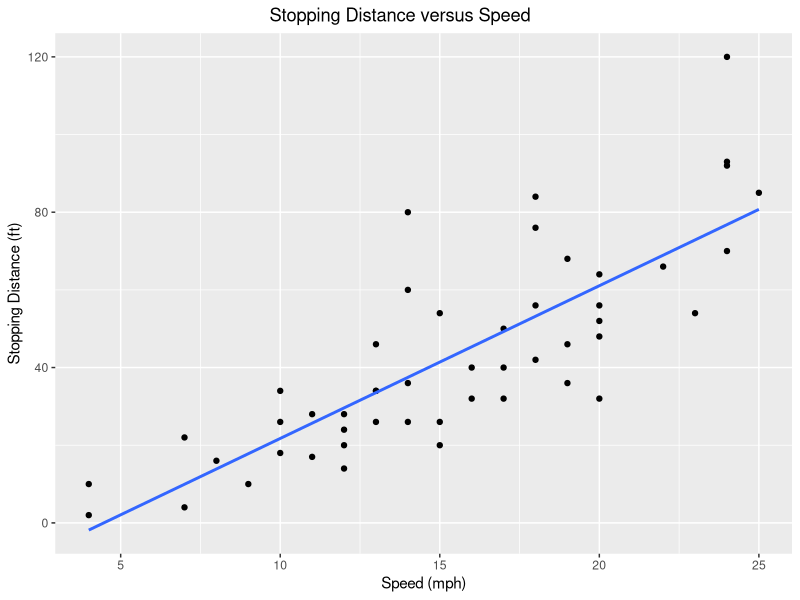
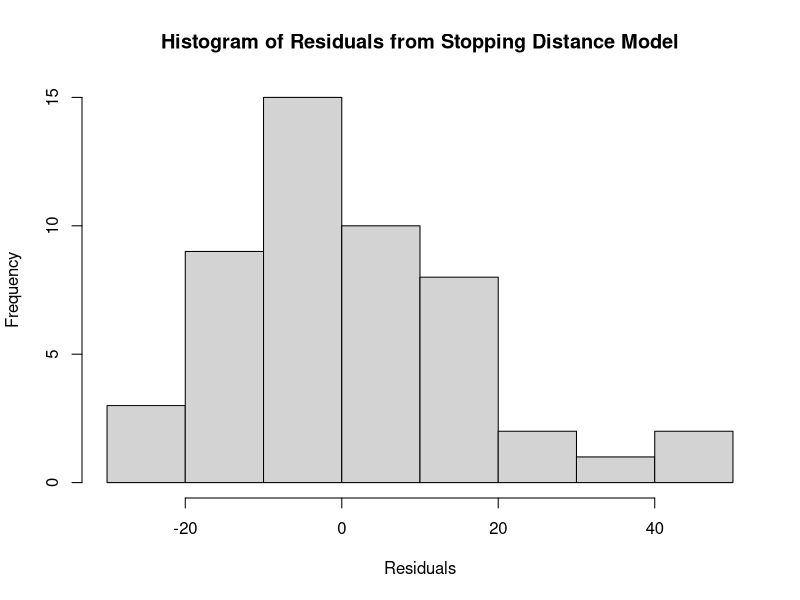
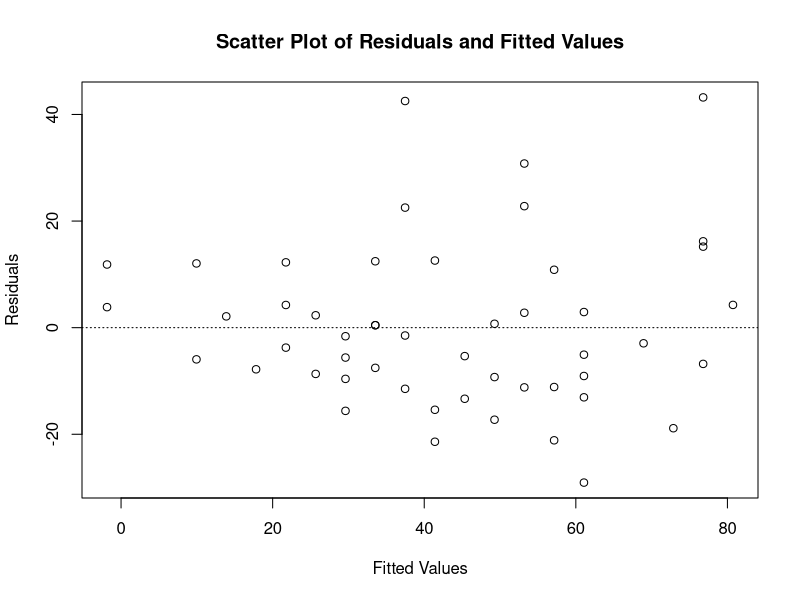
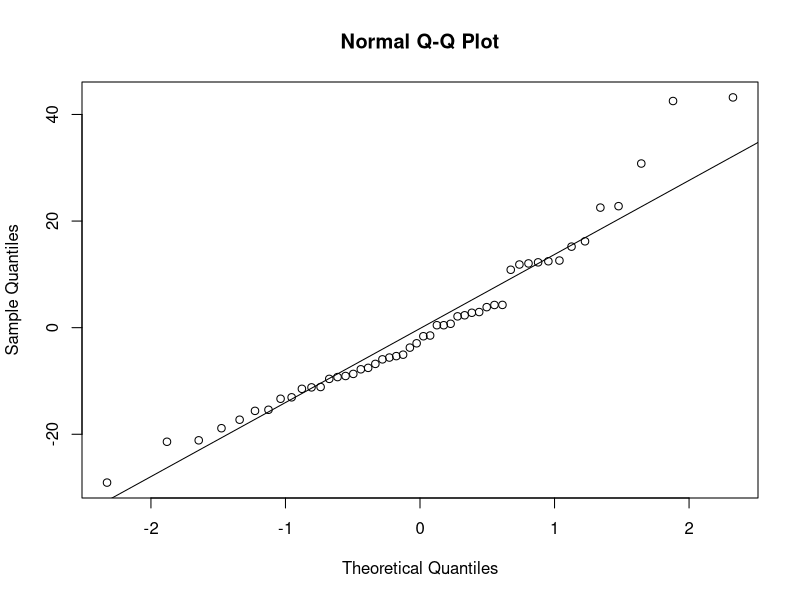

Reproduce these figures in R, in order.
## ---- chunk 1
knitr::opts_chunk$set(echo = TRUE)
## ---- chunk 2
library(tidyverse)

head(cars)
## ---- chunk 3
colSums((is.na(cars)))
## ---- chunk 4
summary(cars)
## ---- chunk 5
ggplot(cars) + 
  aes(x = speed, y = dist) + 
  geom_point() + 
  geom_smooth(method = lm, se = FALSE) + 
  labs(title = "Stopping Distance versus Speed") + 
  ylab("Stopping Distance (ft)") + 
  xlab("Speed (mph)") + 
  theme(
         plot.title = element_text(hjust = 0.45)
  )
## ---- chunk 6
model <- lm(dist~speed, data = cars)
model
## ---- chunk 7
summary(model)
## ---- chunk 8
hist(model$residuals, main = "Histogram of Residuals from Stopping Distance Model",
     xlab = "Residuals")
## ---- chunk 9
plot(model$residuals ~ model$fitted.values,
     main = "Scatter Plot of Residuals and Fitted Values", 
     xlab = "Fitted Values", ylab = "Residuals")
abline(h = 0, lty = 3)
## ---- chunk 10
qqnorm(resid(model))
qqline(resid(model))
